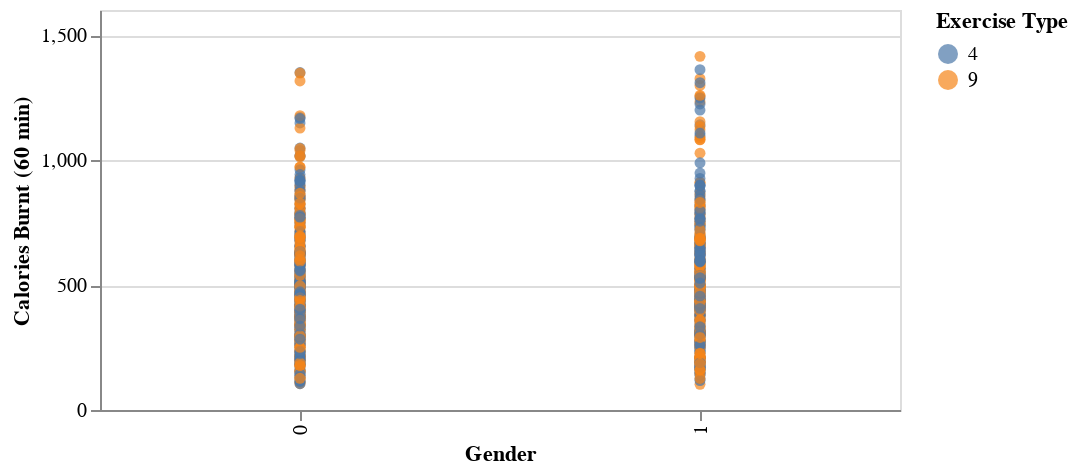

Write notebook code for a chart like this one.
### Code cell
# Read the JSON file
with open('gender_calories_plot.json', 'r') as f:
    json_spec = json.load(f)

# Recreate the chart from the JSON specification
recreated_chart = alt.Chart.from_dict(json_spec)

# Display the recreated chart
recreated_chart

### Figure 1 — Vega-Lite specification as saved in the notebook (floating-point values rounded to 4 significant figures; data arrays with more than 128 entries replaced by an {"elided": "..."} marker saying what was removed)
{"config": {"view": {"continuousWidth": 300, "continuousHeight": 300}}, "data": {"name": "data-a66035e231284d7008fb28f26ceebb85"}, "mark": {"type": "circle"}, "datasets": {"data-a66035e231284d7008fb28f26ceebb85": {"elided": "765 records"}}, "encoding": {"color": {"field": "Exercise Type (1-10)", "title": "Exercise Type", "type": "nominal"}, "shape": {"field": "Gender", "title": "Gender", "type": "nominal"}, "x": {"axis": {"title": "Gender", "values": [0, 1]}, "field": "Gender", "type": "nominal"}, "y": {"field": "Calories Burnt (60 min)", "type": "quantitative"}}, "height": 200, "width": 400, "$schema": "https://vega.github.io/schema/vega-lite/v5.8.0.json"}
